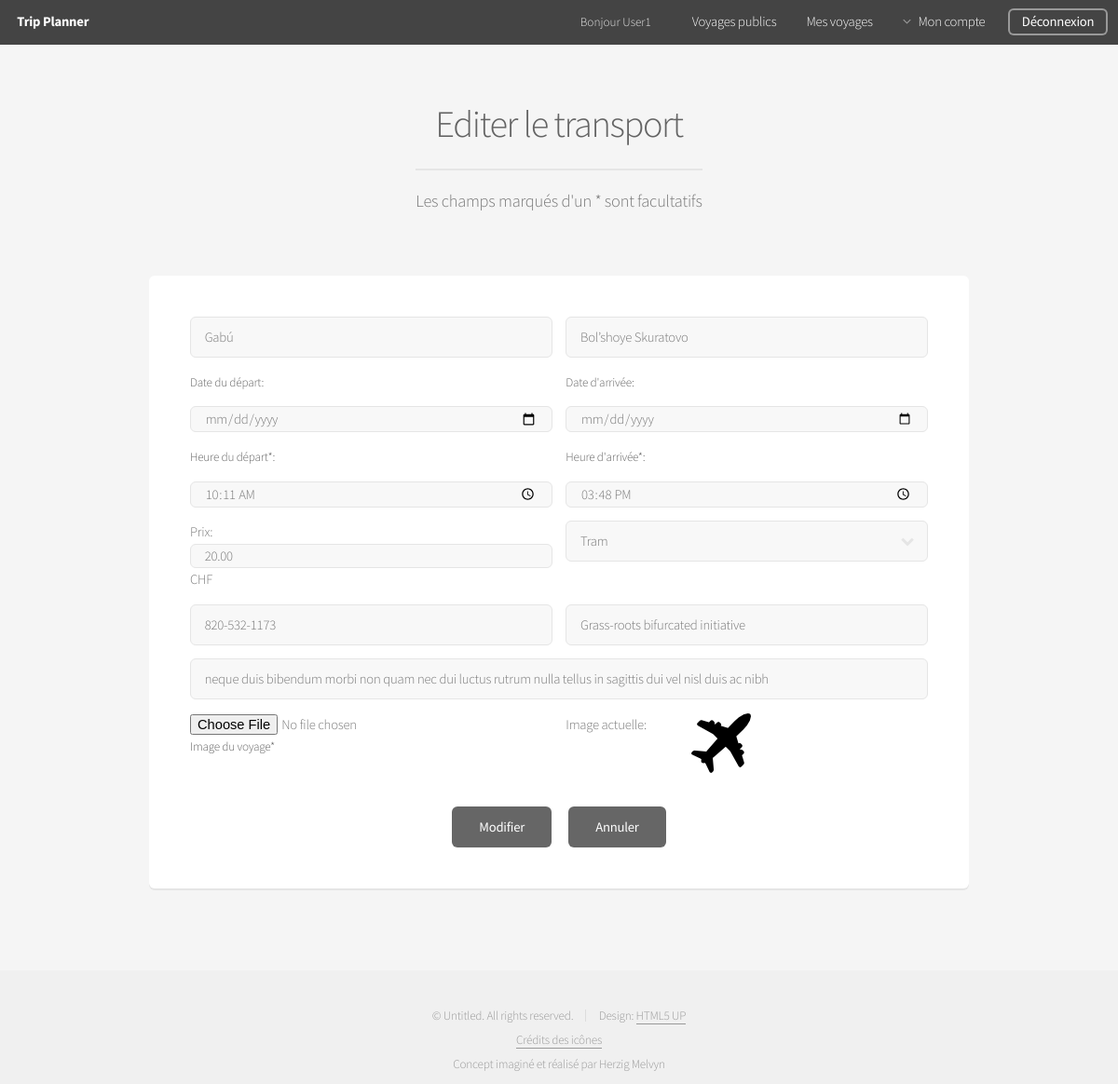
The page /index.php?action=change_Transport&id=20 (signed in) on the database its author committed.
### tables this page shows
CREATE TABLE IF NOT EXISTS `Transport` (
    `idTransport` INT UNSIGNED NOT NULL AUTO_INCREMENT,
    `fkTrip` INT UNSIGNED NOT NULL,
    `fkTransport_Type` TINYINT UNSIGNED NOT NULL,
    `Place_Start` VARCHAR(45) NOT NULL,
    `Place_End` VARCHAR(45) NOT NULL,
    `Day_Start` DATE NOT NULL,
    `Day_End` DATE NOT NULL,
    `Time_Start` TIME NULL,
    `Time_End` TIME NULL,
    `Price` FLOAT(10,2) UNSIGNED NOT NULL DEFAULT 0,
    `Link` TEXT(255) NULL,
    `Code` VARCHAR(45) NULL,
    `Note` TEXT(280) NULL,
    `Image` TINYINT(1) NOT NULL DEFAULT 0,
    PRIMARY KEY (`idTransport`),
    INDEX `fk_Transport_Trip_Id` (`fkTrip` ASC),
    CONSTRAINT `fk_Transport_Trip`
    FOREIGN KEY (`fkTrip`)
    REFERENCES `Trip` (`idTrip`)
    ON DELETE CASCADE
    ON UPDATE CASCADE,
    CONSTRAINT `fk_Transport_Transport_Type`
    FOREIGN KEY (`fkTransport_Type`)
    REFERENCES `Transport_Type` (`idTransport_Type`)
    ON DELETE NO ACTION
    ON UPDATE NO ACTION
);

### www/model/model_Transport.php (called while the page is built, shortened)
<?php
function get_Transport_Type()
{
    $connection = connect();
    $connection->setAttribute(PDO::ATTR_ERRMODE, PDO::ERRMODE_EXCEPTION);
    $req = $connection->prepare("SELECT * FROM Transport_Type ORDER BY Type");
    $req->execute();
    $transport_Types = $req->fetchAll(PDO::FETCH_ASSOC);
    return $transport_Types;
}
function get_Transport($m_Id_User, $m_Id_Transport)
{
    $connection = connect();
    $connection->setAttribute(PDO::ATTR_ERRMODE, PDO::ERRMODE_EXCEPTION);
    $req = $connection->prepare("SELECT * FROM Transport INNER JOIN Trip ON Transport.fkTrip = Trip.idTrip WHERE Trip.fkUser_Organizer = ? AND Transport.idTransport = ?");
    $req->bindParam(1,$m_Id_User,PDO::PARAM_INT);
    $req->bindParam(2,$m_Id_Transport,PDO::PARAM_INT);
    $req->execute();
    $result = $req->fetch(PDO::FETCH_ASSOC);
    return $result;
}

### www/view/view_Change_Transport.php (the view, shortened to what this page needs)
<header>
	<h2>Editer le transport</h2>
	<p>Les champs marqués d'un * sont facultatifs</p>
</header>
<div class="row">
    <div class="12u">
        <section class="box">
			<form method="post" action="index.php?action=change_Transport&id=<?php echo $_GET['id'];?>" enctype="multipart/form-data">
				<div class="row uniform 50%">
					<div class="6u 12u(mobilep)">
						<input type="text" name="place_Start" value="<?php echo htmlspecialchars($transport['Place_Start']);?>" placeholder="Lieu de départ" maxlength="45" required/>
					</div>
                    <div class="6u 12u(mobilep)">
						<input type="text" name="place_End" value="<?php echo htmlspecialchars($transport['Place_End']);?>" placeholder="Lieu d'arrivée" maxlength="45" required/>
					</div>
				</div>
                <div class="row uniform 50%">
					<div class="6u 12u(mobilep)">
						<label for="date_Start">Date du départ:</label>
						<input type="date" id="start" name="date_Start" value="<?php echo $transport['Day_Start'];?>" onchange="set_Min_Date()" min="2018-01-01" required/>
					</div>
					<div class="6u 12u(mobilep)">
						<label for="date_End">Date d'arrivée:</label>
						<input type="date" id="end"  name="date_End" value="<?php echo $transport['Day_End'];?>" onchange="set_Min_Date()" required/>
					</div>
				</div>
                <div class="row uniform 50%">
					<div class="6u 12u(mobilep)">
						<label for="date_Start">Heure du départ*:</label>
						<input type="time" name="time_Start" value="<?php
                                                                        $time_Start = date_create("2000-01-01".$transport['Time_Start']);
                                                                        $format_Time_Start = date_format($time_Start,"H:i");
                                                                        echo $format_Time_Start;?>" />
					</div>
					<div class="6u 12u(mobilep)">
						<label for="date_End">Heure d'arrivée*:</label>
						<input type="time"  name="time_End" value="<?php
                                                                        $time_End = date_create("2000-01-01".$transport['Time_End']);
                                                                        $format_Time_End = date_format($time_End,"H:i");
                                                                        echo $format_Time_End;?>" />
					</div>
				</div>
                <div class="row uniform 50%">
                    <div class="6u 12u(mobilep)">
                        <div>Prix:</div>
						<input type="number" id="price" onchange="two_Decimal()" value="<?php echo $transport['Price'];?>" name="price" value="0" min="0" step="0.01" required/>
                        <span>CHF</span>
                    </div>
                    <div class="6u">
						<div class="select-wrapper">
							<select name="type">
								<?php
                                    foreach($transport_Types as $transport_Type)
                                    {
                                        if($transport_Type['idTransport_Type'] == $transport[fkTransport_Type])
                                        {
                                            echo "<option value='".$transport_Type['idTransport_Type']."'>".$transport_Type['Type']."</option>";
                                        }
                                    }
                                ?>
				            </select>
				        </div>
				    </div>
                </div>
				<div class="row uniform 50%">
					<div class="6u 12u(mobilep)">
						<input type="text" name="code" value="<?php echo htmlspecialchars($transport['Code']);?>" placeholder="Code de résertvation*"/>
					</div>
					<div class="6u 12u(mobilep)">
						<input type="text" name="link" value="<?php echo htmlspecialchars($transport['Link']);?>" placeholder="Lien*" maxlength="255"/>
					</div>
				</div>
                <div class="row uniform 50%">
                    <div class="12u 12u(mobilep)">
						<input type="text" name="note" value="<?php echo htmlspecialchars($transport['Note']);?>" placeholder="Remarque*" maxlength="280"/>
                    </div>
                </div>
				<div class="row uniform 50%">
					<div class="6u 12u(mobilep)">
						<input type="file" name="image"/>
						<label for="image">Image du voyage*</label>
					</div>
                    <div class="2u 12u(mobilep)">
				        <span>Image actuelle:</span>
					</div>
                    <div class="3u 12u(mobilep)">
				        <?php
                            if($transport['Image'] == true)
                            {
                                 echo "<td><img class='thumbnail' src='images/user".$_SESSION["id"]."/".$transport['fkTrip']."/Transport/".$transport['idTransport'].".jpg'></td>";
                            }
                                 else
                            {
                                 echo '<td><img class="thumbnail" src="images/default_Transport.png"></td>';
                            }
                        ?>
					</div>
				</div>
				<div class="row uniform">
					<div class="12u" align="center">
						<ul class="actions">
					        <li><input type="submit" value="Modifier" /></li>
                            <li><a class="button" href="<?php echo "index.php?action=see_Trip&id=".$_GET['id']?>">Annuler</a></li>
						</ul>
					</div>
				</div>
			</form>
		</section>
	</div>
</div>
<?php
require "view/template.php";

### www/assets/css/additional.css (style rules this page uses)
.thumbnail { height: 64px; width: 64px; }

### rows shown on the page
transport: place_Start "Gabú", place_End "Bol’shoye Skuratovo", time_Start "10:11", time_End "15:48", price "20.00", code "820-532-1173", link "Grass-roots bifurcated initiative", note "neque duis bibendum morbi non quam nec dui luctus rutrum nulla tellus in sagittis dui vel nisl duis ac nibh"

### other values the page prints
$_SESSION['nickname'] "User1"
form field type "Tram"
